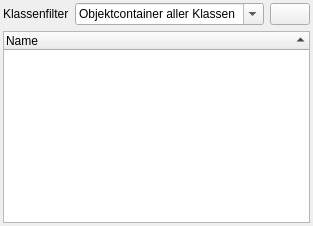
  <widget class="QDockWidget" name="m_pqdwData">
   <property name="windowTitle">
    <string>Daten</string>
   </property>
   <attribute name="dockWidgetArea">
    <number>1</number>
   </attribute>
   <widget class="QWidget" name="dockWidgetContents_5">
    <layout class="QVBoxLayout" name="verticalLayout_4">
     <property name="leftMargin">
      <number>3</number>
     </property>
     <property name="topMargin">
      <number>3</number>
     </property>
     <property name="rightMargin">
      <number>3</number>
     </property>
     <property name="bottomMargin">
      <number>3</number>
     </property>
     <item>
      <layout class="QHBoxLayout" name="horizontalLayout">
       <item>
        <widget class="QLabel" name="m_pqlabClassFilter">
         <property name="text">
          <string>Klassenfilter</string>
         </property>
        </widget>
       </item>
       <item>
        <widget class="QComboBox" name="m_pqcbClassFilter">
         <property name="sizePolicy">
          <sizepolicy hsizetype="MinimumExpanding" vsizetype="Fixed">
           <horstretch>0</horstretch>
           <verstretch>0</verstretch>
          </sizepolicy>
         </property>
         <property name="editable">
          <bool>true</bool>
         </property>
         <property name="currentText">
          <string>Objektcontainer aller Klassen</string>
         </property>
         <property name="maxVisibleItems">
          <number>30</number>
         </property>
         <item>
          <property name="text">
           <string>Objektcontainer aller Klassen</string>
          </property>
         </item>
        </widget>
       </item>
       <item>
        <widget class="QPushButton" name="m_pqpbClearFilter">
         <property name="text">
          <string/>
         </property>
         <property name="icon">
          <iconset resource="../../../guilibraries/wmsgui/src/misc/wmsgui.qrc">
           <normaloff>:/icons/cancel16.png</normaloff>:/icons/cancel16.png</iconset>
         </property>
         <property name="iconSize">
          <size>
           <width>16</width>
           <height>16</height>
          </size>
         </property>
        </widget>
       </item>
      </layout>
     </item>
     <item>
      <widget class="QTreeWidget" name="m_pqlvData">
       <property name="selectionMode">
        <enum>QAbstractItemView::ExtendedSelection</enum>
       </property>
       <property name="sortingEnabled">
        <bool>true</bool>
       </property>
       <attribute name="headerShowSortIndicator" stdset="0">
        <bool>true</bool>
       </attribute>
       <column>
        <property name="text">
         <string>Name</string>
        </property>
       </column>
      </widget>
     </item>
    </layout>
   </widget>
  </widget>
